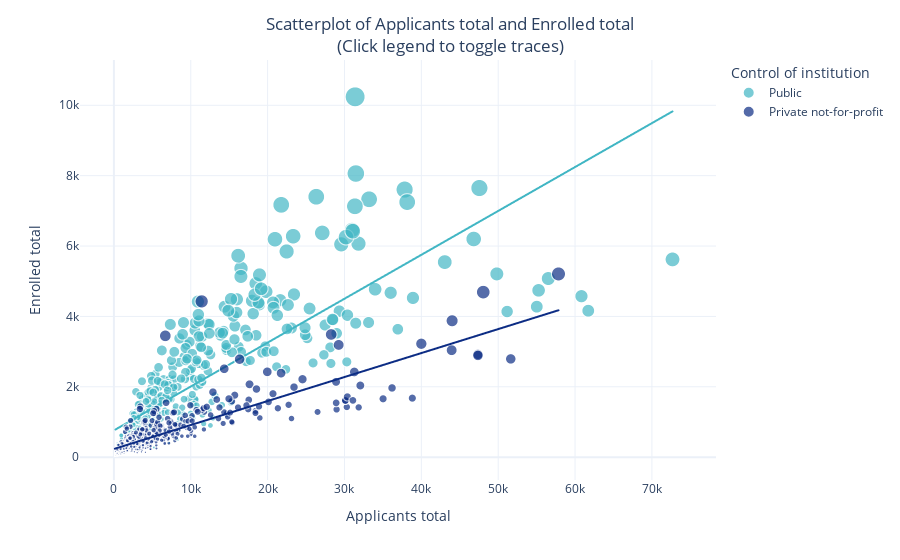

The cell this chart's notebook holds for it:
### Markdown cell above
## 4.4 How does the total number of applicants compare to the total number of enrolled?

### Code cell
# Set up the color map
color_map = {'Private not-for-profit': '#0c2c84', 'Public': '#41b6c4'}

# Create a scatterplot
fig = px.scatter(df,
    x='Applicants total',
    y='Enrolled total',
    # Set the colors to use your color map
    color='Control of institution',
    color_discrete_map=color_map,
    size='Enrolled total',
    trendline="ols"
)


fig.update_layout(# Add title
                 title_text = 'Scatterplot of Applicants total and Enrolled total<br>(Click legend to toggle traces)',
                 title_x=0.5)





# Show your work
fig.show()

### Figure 1 — Plotly figure (JSON) as saved in the notebook; plotly's stock layout.template omitted (floating-point values rounded to 4 significant figures; data arrays with more than 128 entries replaced by an {"elided": "..."} marker saying what was removed)
{"data": [{"hovertemplate": "Control of institution=Public<br>Applicants total=%{x}<br>Enrolled total=%{marker.size}<extra></extra>", "legendgroup": "Public", "marker": {"color": "#41b6c4", "size": {"elided": "456 int values"}, "sizemode": "area", "sizeref": 25.6, "symbol": "circle"}, "mode": "markers", "name": "Public", "showlegend": true, "type": "scattergl", "x": {"elided": "456 int values"}, "xaxis": "x", "y": {"elided": "456 int values"}, "yaxis": "y"}, {"hovertemplate": "<b>OLS trendline</b><br>Enrolled total = 0.124754 * Applicants total + 759.753<br>R<sup>2</sup>=0.652435<br><br>Control of institution=Public<br>Applicants total=%{x}<br>Enrolled total=%{y} <b>(trend)</b><extra></extra>", "legendgroup": "Public", "marker": {"color": "#41b6c4", "symbol": "circle"}, "mode": "lines", "name": "Public", "showlegend": false, "type": "scattergl", "x": {"elided": "456 int values"}, "xaxis": "x", "y": {"elided": "456 float values"}, "yaxis": "y"}, {"hovertemplate": "Control of institution=Private not-for-profit<br>Applicants total=%{x}<br>Enrolled total=%{marker.size}<extra></extra>", "legendgroup": "Private not-for-profit", "marker": {"color": "#0c2c84", "size": {"elided": "737 int values"}, "sizemode": "area", "sizeref": 25.6, "symbol": "circle"}, "mode": "markers", "name": "Private not-for-profit", "showlegend": true, "type": "scattergl", "x": {"elided": "737 int values"}, "xaxis": "x", "y": {"elided": "737 int values"}, "yaxis": "y"}, {"hovertemplate": "<b>OLS trendline</b><br>Enrolled total = 0.0681654 * Applicants total + 231.717<br>R<sup>2</sup>=0.738354<br><br>Control of institution=Private not-for-profit<br>Applicants total=%{x}<br>Enrolled total=%{y} <b>(trend)</b><extra></extra>", "legendgroup": "Private not-for-profit", "marker": {"color": "#0c2c84", "symbol": "circle"}, "mode": "lines", "name": "Private not-for-profit", "showlegend": false, "type": "scattergl", "x": {"elided": "737 int values"}, "xaxis": "x", "y": {"elided": "737 float values"}, "yaxis": "y"}], "layout": {"legend": {"itemsizing": "constant", "title": {"text": "Control of institution"}, "tracegroupgap": 0}, "margin": {"t": 60}, "title": {"text": "Scatterplot of Applicants total and Enrolled total<br>(Click legend to toggle traces)", "x": 0.5}, "xaxis": {"anchor": "y", "domain": [0, 1], "title": {"text": "Applicants total"}}, "yaxis": {"anchor": "x", "domain": [0, 1], "title": {"text": "Enrolled total"}}}}
